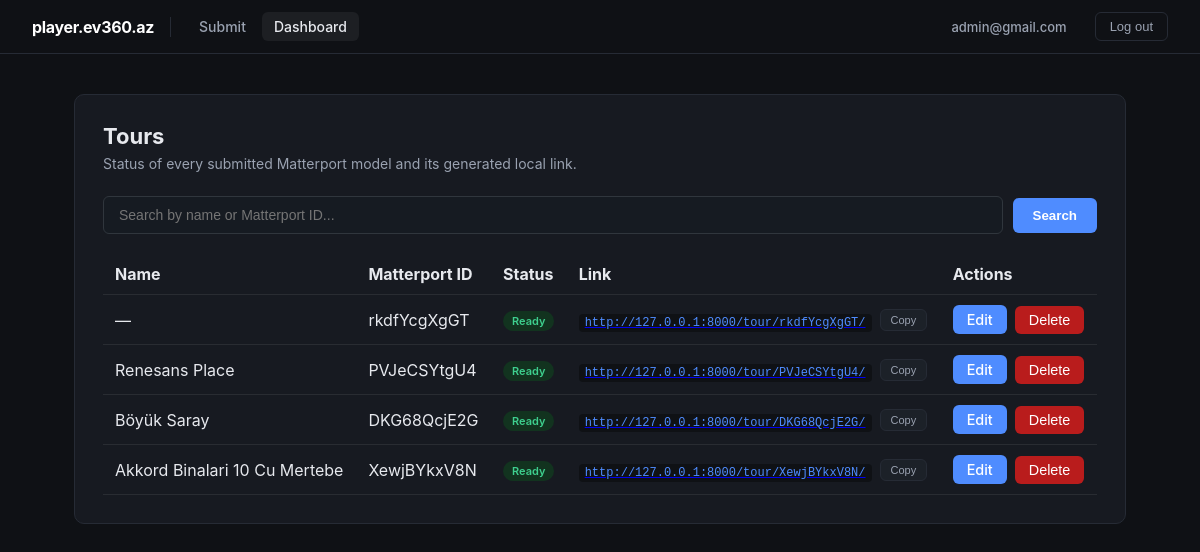
The app's page /dashboard/ (signed in), older data.
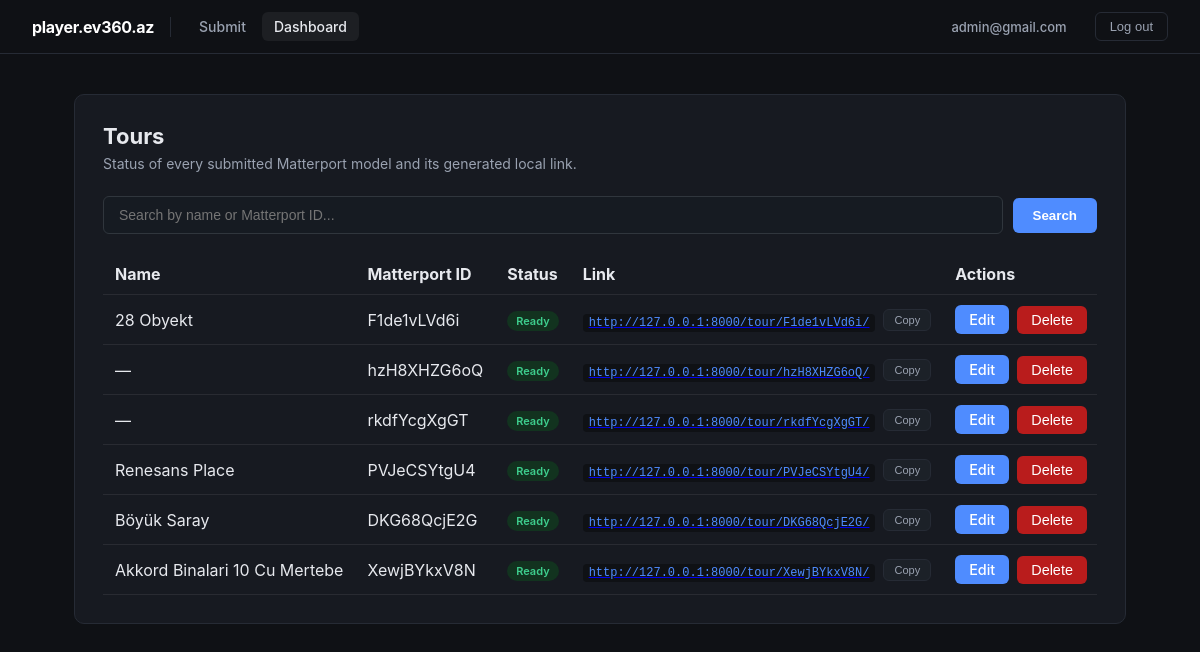
The same page, newer data.
### tours/models.py (models this page shows, shortened)
class Tour(models.Model):
    matterport_id = models.CharField(max_length=32, unique=True, db_index=True)
    name = models.CharField(max_length=255, blank=True, default="")
    created_at = models.DateTimeField(auto_now_add=True)
    class Meta:
        ordering = ["-created_at"]
    @property
    def latest_upload(self):
        return self.uploads.order_by("-created_at").first()
    @property
    def local_url(self) -> str:
        return f"{settings.PLAYER_PUBLIC_BASE_URL}/tour/{self.matterport_id}/"

class TourUpload(models.Model):
    class SourceType(models.TextChoices):
        URL = "url", "Matterport URL"
        ZIP = "zip", "ZIP Upload"
    class Status(models.TextChoices):
        PENDING = "pending", "Pending"
        DOWNLOADING = "downloading", "Downloading"
        READY = "ready", "Ready"
        FAILED = "failed", "Failed"
    tour = models.ForeignKey(
        Tour, on_delete=models.CASCADE, related_name="uploads", null=True, blank=True
    )
    source_type = models.CharField(max_length=10, choices=SourceType.choices)
    source_url = models.URLField(blank=True)
    original_zip_name = models.CharField(max_length=255, blank=True)
    status = models.CharField(max_length=20, choices=Status.choices, default=Status.PENDING)
    local_path = models.CharField(max_length=255, blank=True)
    error_message = models.TextField(blank=True)
    celery_task_id = models.CharField(max_length=64, blank=True)
    created_at = models.DateTimeField(auto_now_add=True)
    updated_at = models.DateTimeField(auto_now=True)
    class Meta:
        ordering = ["-created_at"]

### tours/views.py (the view)
# urls.py: path("dashboard/", views.dashboard_view, name="dashboard"),
@login_required
def dashboard_view(request):
    query = request.GET.get("q", "").strip()
    tours = Tour.objects.all()
    if query:
        tours = tours.filter(
            Q(name__icontains=query) | Q(matterport_id__icontains=query)
        )
    tour_rows = []
    has_active = False
    for tour in tours:
        latest = tour.latest_upload
        if latest is None:
            continue
        tour_rows.append({"tour": tour, "upload": latest})
        if latest.status in (TourUpload.Status.PENDING, TourUpload.Status.DOWNLOADING):
            has_active = True
    pending_zip_uploads = TourUpload.objects.filter(tour__isnull=True).exclude(
        status=TourUpload.Status.READY
    )
    if pending_zip_uploads.exists():
        has_active = True
    return render(
        request,
        "tours/dashboard.html",
        {
            "tour_rows": tour_rows,
            "pending_zip_uploads": pending_zip_uploads,
            "has_active_tours": has_active,
            "query": query,
        },
    )

### tours/templates/tours/dashboard.html (shortened to what this page needs)
{% extends "tours/base.html" %}
{% block content %}
<div class="panel">
  <h1>Tours</h1>
  <p class="sub">Status of every submitted Matterport model and its generated local link.</p>
  <form method="get" class="search-form" style="margin-bottom:20px; display:flex; gap:10px; align-items:center;">
    <input type="text" name="q" value="{{ query }}" placeholder="Search by name or Matterport ID..."
           style="flex:1; padding:10px 15px; border-radius:6px; border:1px solid #30363d; background-color:#161b22; color:#c9d1d9; outline:none;">
    <button type="submit" style="padding:10px 20px; border-radius:6px; background-color:var(--accent, #3498db); color:#ffffff; border:none; cursor:pointer; font-weight:600; margin-top:0; transition: opacity 0.2s;" onmouseover="this.style.opacity='0.8'" onmouseout="this.style.opacity='1'">
        Search
    </button>
  </form>
  {% if tour_rows or pending_zip_uploads %}
  <div style="overflow-x: auto; width: 100%;">
  <table class="tour-table" style="width: 100%;">
    <thead>
      <tr>
        <th style="white-space: nowrap;">Name</th>
        <th style="white-space: nowrap;">Matterport ID</th>
        <th style="white-space: nowrap;">Status</th>
        <th style="white-space: nowrap;">Link</th>
        <th style="white-space: nowrap;">Actions</th>
      </tr>
    </thead>
    <tbody>
      {% for row in tour_rows %}
      {% with tour=row.tour upload=row.upload %}
      <tr>
        <td style="white-space: nowrap;">{{ tour.name|default:"—" }}</td>
        <td style="white-space: nowrap;">{{ tour.matterport_id }}</td>
        <td style="white-space: nowrap;">
          <span class="badge badge-{{ upload.status }}">{{ upload.get_status_display }}</span>
        </td>
        <td style="white-space: nowrap;">
          {% if upload.status == "ready" %}
            <div style="display: flex; align-items: center; gap: 8px; flex-wrap: nowrap;">
              <a href="{{ tour.local_url }}" target="_blank"><code>{{ tour.local_url }}</code></a>
              <button type="button" class="copy-btn" data-url="{{ tour.local_url }}" onclick="copyTourLink(this)">Copy</button>
            </div>
          {% else %}
            —
          {% endif %}
        </td>
        <td style="white-space: nowrap;">
          <div style="display: flex; align-items: center; gap: 8px; flex-wrap: nowrap;">
            <a href="{% url 'edit_tour' tour.id %}" class="btn" style="background:var(--accent);color:#fff;text-decoration:none;">Edit</a>
            <form method="post" action="{% url 'delete_tour' tour.id %}"
                  onsubmit="return confirm('Delete this tour and all its upload history permanently?');" style="display:inline-block; margin:0; padding:0;">
              <button type="submit" class="btn btn-danger">Delete</button>
            </form>
          </div>
        </td>
      </tr>
      {% endwith %}
      {% endfor %}
    </tbody>
  </table>
  </div>
  {% else %}
    {% if query %}
      <div class="empty">No tours match "{{ query }}". <a href="{% url 'dashboard' %}">Clear search</a></div>
    {% else %}
      <div class="empty">No tours submitted yet. <a href="{% url 'submit' %}">Submit one →</a></div>
    {% endif %}
  {% endif %}
</div>
{% endblock %}

### tours/templates/tours/base.html (shortened to what this page needs)
<!DOCTYPE html>
<html lang="az">
<head>
</head>
<body>
<nav>
  <div class="nav-left">
    <span class="brand">player.ev360.az</span>
    <div class="nav-links">
      <a href="{% url 'submit' %}" class="{% if request.resolver_match.url_name == 'submit' %}active{% endif %}">Submit</a>
      <a href="{% url 'dashboard' %}" class="{% if request.resolver_match.url_name == 'dashboard' %}active{% endif %}">Dashboard</a>
    </div>
  </div>
  <div class="nav-right">
    {% if user.is_authenticated %}
      <a href="{% url 'profile' %}" class="user-email">{{ user.email }}</a>
      <form method="post" action="{% url 'logout' %}" style="display:inline; margin: 0; padding: 0;">
        <button type="submit" class="logout-btn">Log out</button>
      </form>
    {% else %}
      <a href="{% url 'login' %}">Log in</a>
    {% endif %}
  </div>
</nav>
<main>
  {% block content %}  {% endblock %}
</main>
</body>
</html>

### tours/templates/tours/base.html (style rules this page uses)
:root { --bg: #0f1115; --panel: #171a21; --border: #262b35; --text: #e7e9ee; --muted: #9aa2b1; --accent: #4f8cff; --ok: #3ecf8e; --fail: #ff6161; --warn: #ffb454; --hover-bg: rgba(255, 255, 255, 0.06); }
* { box-sizing: border-box; }
body { margin: 0; background: var(--bg); color: var(--text); font-family: -apple-system, BlinkMacSystemFont, "Segoe UI", Roboto, Helvetica, Arial, sans-serif; }
nav { display: flex; justify-content: space-between; align-items: center; padding: 12px 32px; background: var(--bg); border-bottom: 1px solid var(--border); }
.nav-left, .nav-right { display: flex; align-items: center; gap: 16px; }
nav .brand { font-weight: 700; color: #ffffff; font-size: 16px; letter-spacing: -0.02em; padding-right: 16px; border-right: 1px solid var(--border); }
.nav-links { display: flex; gap: 4px; }
nav a { color: var(--muted); text-decoration: none; font-size: 14px; font-weight: 500; padding: 6px 12px; border-radius: 6px; transition: all 0.2s ease; }
nav a.active, nav a:hover { color: var(--text); background: var(--hover-bg); }
.user-email { font-size: 13px; color: var(--muted); }
.logout-btn { margin: 0; padding: 6px 14px; background: transparent; border: 1px solid var(--border); border-radius: 6px; color: var(--muted); font-size: 13px; font-weight: 500; cursor: pointer; transition: all 0.2s ease; }
main { max-width: 1100px; margin: 0 auto; padding: 40px 24px; }
.panel { background: var(--panel); border: 1px solid var(--border); border-radius: 10px; padding: 28px; }
h1 { font-size: 22px; margin: 0 0 6px; }
p.sub { color: var(--muted); margin: 0 0 24px; font-size: 14px; }
input[type=url], input[type=text] { width: 100%; padding: 12px 14px; background: #0f1115; border: 1px solid var(--border); border-radius: 8px; color: var(--text); font-size: 14px; }
.badge { display: inline-block; padding: 3px 9px; border-radius: 20px; font-size: 11px; font-weight: 600; }
.badge-ready { background: #12331f; color: var(--ok); }
code { background: #0f1115; padding: 2px 6px; border-radius: 4px; font-size: 12px; color: var(--accent); }
.copy-btn { margin-left: 0px; padding: 4px 10px; background: #1c2128; border: 1px solid var(--border); border-radius: 6px; color: var(--muted); font-size: 11px; cursor: pointer; transition: 0.2s; }
.btn { display: inline-block; padding: 6px 14px; border: none; border-radius: 6px; font-size: 0.9rem; font-weight: 500; cursor: pointer; transition: background 0.15s ease; }
.btn-danger { background: #b91c1c; color: #fff; }
.tour-table { width: 100%; border-collapse: collapse; }
.tour-table th, .tour-table td { padding: 10px 12px; text-align: left; border-bottom: 1px solid rgba(255,255,255,0.08); }

Row changes from the older to the newer data that the page shows:
added Tour: tour.name "28 Obyekt", tour.matterport_id "F1de1vLVd6i", upload.status "Ready", tour.local_url "http://127.0.0.1:8000/tour/F1de1vLVd6i/"
added Tour: tour.name "—", tour.matterport_id "hzH8XHZG6oQ", upload.status "Ready", tour.local_url "http://127.0.0.1:8000/tour/hzH8XHZG6oQ/"
